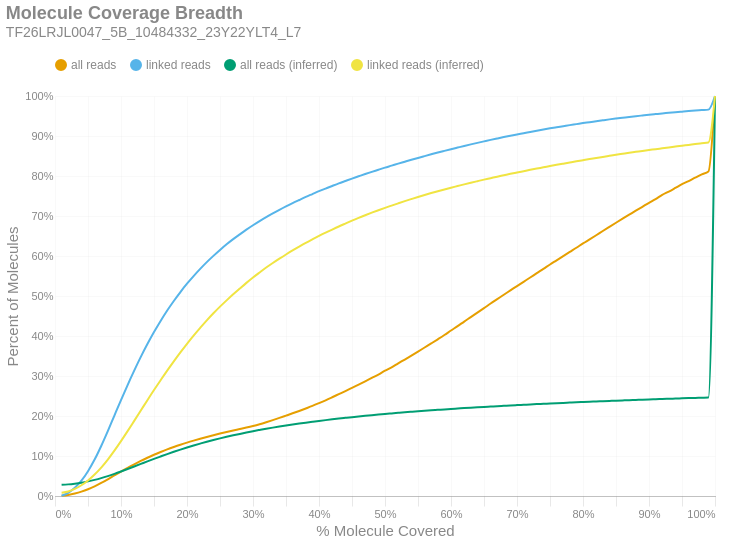

Write notebook code for a chart like this one.
### Markdown cell above
### Molecule Read Coverage
This chart shows molecule coverage breadth as computed by the number of bases aligned to that molecule. In other words, "*how much of each unique long molecule is actually sequenced/aligned?*" Keep in mind there is a distinction between sequences and alignments, since some sequences belonging to a particular molecule may not align well and wouldn't appear in the alignment data. This chart also shows molecule coverage breadth as computed by the *inferred fragment* from which the aligned sequences originate. Unlike read coverage, this calculation takes into account the total insert size, including unsequenced gaps between the forward and reverse reads. Like the previous figures, these are cumulative percents.

### Code cell
if SKIPLR:
    print_html(f"Skipped")
else:
    binned_df = consolidated_hist(valids['coverage_bp'], mask, 0.01, True)
    binned_df_inf = consolidated_hist(valids['coverage_inserts'], mask, 0.01, True)
    binned_df = binned_df.with_columns(pl.lit(binned_df_inf['all reads (cumsum)']).alias('all reads (inferred)'))
    binned_df = binned_df.with_columns(pl.lit(binned_df_inf['linked reads (cumsum)']).alias('linked reads (inferred)'))
    binned_df = binned_df.with_columns(
        (pl.col('bin').cast(pl.Float64) + 0.01).alias('right_edge')
    )

    with SafeRender(binned_df):
        (
            density_plot(binned_df, 'Molecule Coverage Breadth', samplename, 'molcov', ['all reads (inferred)','linked reads (inferred)'])
            .encode(
                #x=alt.X('bin:Q', title="% Molecule Covered").axis(format = '%').scale(padding=0),
                x=alt.X('right_edge:Q', title="% Molecule Covered").axis(format='%').scale(padding=0),
                y=alt.Y('value:Q', title='Percent of Molecules')
                    .axis(format='%')
                    .stack(False)
                    .scale(domainMin=0, padding=0),
                color=alt.Color("key:N").scale(domain = ["all reads", "linked reads", "all reads (inferred)", "linked reads (inferred)"]),
                tooltip = [
                    alt.Tooltip("key:N", title = "Data Type"),
                    alt.Tooltip("range_label:N", title="% Molecule Covered"),
                    alt.Tooltip("value:Q", format = ".2%", title="% Molecules")
                ]
            )
        ).display()

### Figure 1 — Vega-Lite specification as saved in the notebook (floating-point values rounded to 4 significant figures)
{"width": "container", "height": 400, "config": {"title": {"anchor": "start", "dy": -15, "fontSize": 18, "color": "#888888", "subtitleColor": "#888888", "subtitleFontSize": 14}, "arc": {"fill": "#0072B2"}, "axis": {"domainColor": "#888888", "domainWidth": 0.5, "gridWidth": 0.2, "grid": false, "titleFontWeight": 400, "titleFontSize": 15, "labelFontSize": 11, "labelColor": "#888888", "tickColor": "#888888", "tickWidth": 0.2, "titleColor": "#888888"}, "axisBand": {"grid": false}, "axisX": {"grid": true, "tickSize": 10, "domainCap": "round"}, "axisY": {"domain": false, "grid": true, "tickSize": 0, "domainCap": "round"}, "background": "transparent", "header": {"labelFontSize": 15, "labelColor": "#888888", "titleFontSize": 15, "titleFontWeight": 600, "titleColor": "#888888"}, "legend": {"labelFont": "sans-serif", "labelFontSize": 12, "labelColor": "#888888", "symbolSize": 100, "symbolType": "circle", "titleFontSize": 12, "titlePadding": 10, "titleColor": "#888888", "title": null, "orient": "top"}, "range": {"category": ["#E69F00", "#56B4E9", "#009E73", "#F0E442", "#0072B2", "#D55E00", "#CC79A7", "#000000"], "diverging": ["#cfe8f3", "#a2d4ec", "#73bfe2", "#46abdb", "#1696d2", "#12719e"]}, "area": {"fill": "#0072B2", "fillOpacity": 0.7, "line": true, "strokeOpacity": 0.7}, "line": {"color": "#0072B2", "stroke": "#0072B2", "strokeWidth": 2}, "trail": {"color": "#0072B2", "stroke": "#0072B2", "strokeWidth": 0, "size": 1}, "point": {"filled": true, "fillOpacity": 1.0, "size": 95}, "text": {"color": "#888888", "fontSize": 11, "align": "right", "fontWeight": 400, "size": 11}, "bar": {"fill": "#0072B2", "stroke": null}, "view": {"stroke": null, "continuousWidth": 660, "continuousHeight": 400}}, "data": {"name": "data-7138152c2734a0d8418867a845131d57"}, "mark": {"type": "line", "interpolate": "monotone", "point": {"opacity": 0, "size": 275}}, "encoding": {"color": {"field": "key", "scale": {"domain": ["all reads", "linked reads", "all reads (inferred)", "linked reads (inferred)"]}, "type": "nominal"}, "tooltip": [{"field": "key", "title": "Data Type", "type": "nominal"}, {"field": "range_label", "title": "% Molecule Covered", "type": "nominal"}, {"field": "value", "format": ".2%", "title": "% Molecules", "type": "quantitative"}], "x": {"axis": {"format": "%"}, "field": "right_edge", "scale": {"padding": 0}, "title": "% Molecule Covered", "type": "quantitative"}, "y": {"axis": {"format": "%"}, "field": "value", "scale": {"domainMin": 0, "padding": 0}, "stack": false, "title": "Percent of Molecules", "type": "quantitative"}}, "params": [{"name": "param_c36ac31b6afebe62", "select": {"type": "point", "fields": ["key"]}, "bind": "legend"}], "title": {"text": "Molecule Coverage Breadth", "subtitle": "TF26LRJL0047_5B_10484332_23Y22YLT4_L7"}, "transform": [{"fold": ["all reads (cumsum)", "linked reads (cumsum)", "all reads (inferred)", "linked reads (inferred)"]}, {"calculate": "replace(datum.key, ' (cumsum)', '')", "as": "key"}, {"filter": {"param": "param_c36ac31b6afebe62"}}], "usermeta": {"embedOptions": {"downloadFileName": "TF26LRJL0047_5B_10484332_23Y22YLT4_L7.molcov"}}, "$schema": "https://vega.github.io/schema/vega-lite/v6.4.1.json", "datasets": {"data-7138152c2734a0d8418867a845131d57": [{"bin": "0.0", "interval": "0.0-0.01", "all reads": 0.0003567, "linked reads": 0.0007311, "all reads (cumsum)": 0.0003567, "linked reads (cumsum)": 0.0007311, "range_label": "0.0-0.01", "all reads (inferred)": 0.02806, "linked reads (inferred)": 0.007976, "right_edge": 0.01}, {"bin": "0.01", "interval": "0.01-0.02", "all reads": 0.002293, "linked reads": 0.007194, "all reads (cumsum)": 0.00265, "linked reads (cumsum)": 0.007925, "range_label": "0.01-0.02", "all reads (inferred)": 0.02907, "linked reads (inferred)": 0.01115, "right_edge": 0.02}, {"bin": "0.02", "interval": "0.02-0.03", "all reads": 0.003583, "linked reads": 0.01257, "all reads (cumsum)": 0.006233, "linked reads (cumsum)": 0.02049, "range_label": "0.02-0.03", "all reads (inferred)": 0.0309, "linked reads (inferred)": 0.01771, "right_edge": 0.03}, {"bin": "0.03", "interval": "0.03-0.04", "all reads": 0.004656, "linked reads": 0.01783, "all reads (cumsum)": 0.01089, "linked reads (cumsum)": 0.03833, "range_label": "0.03-0.04", "all reads (inferred)": 0.03335, "linked reads (inferred)": 0.0269, "right_edge": 0.04}, {"bin": "0.04", "interval": "0.04-0.05", "all reads": 0.005993, "linked reads": 0.02361, "all reads (cumsum)": 0.01688, "linked reads (cumsum)": 0.06194, "range_label": "0.04-0.05", "all reads (inferred)": 0.03656, "linked reads (inferred)": 0.03889, "right_edge": 0.05}, {"bin": "0.05", "interval": "0.05-0.06", "all reads": 0.00727, "linked reads": 0.02911, "all reads (cumsum)": 0.02415, "linked reads (cumsum)": 0.09104, "range_label": "0.05-0.06", "all reads (inferred)": 0.04035, "linked reads (inferred)": 0.0537, "right_edge": 0.06}, {"bin": "0.06", "interval": "0.06-0.07", "all reads": 0.008486, "linked reads": 0.03404, "all reads (cumsum)": 0.03264, "linked reads (cumsum)": 0.1251, "range_label": "0.06-0.07", "all reads (inferred)": 0.04475, "linked reads (inferred)": 0.07109, "right_edge": 0.07}, {"bin": "0.07", "interval": "0.07-0.08", "all reads": 0.009215, "linked reads": 0.03722, "all reads (cumsum)": 0.04185, "linked reads (cumsum)": 0.1623, "range_label": "0.07-0.08", "all reads (inferred)": 0.04979, "linked reads (inferred)": 0.0911, "right_edge": 0.08}, {"bin": "0.08", "interval": "0.08-0.09", "all reads": 0.009584, "linked reads": 0.03886, "all reads (cumsum)": 0.05144, "linked reads (cumsum)": 0.2012, "range_label": "0.08-0.09", "all reads (inferred)": 0.05534, "linked reads (inferred)": 0.1134, "right_edge": 0.09}, {"bin": "0.09", "interval": "0.09-0.1", "all reads": 0.00952, "linked reads": 0.03861, "all reads (cumsum)": 0.06096, "linked reads (cumsum)": 0.2398, "range_label": "0.09-0.1", "all reads (inferred)": 0.06127, "linked reads (inferred)": 0.1372, "right_edge": 0.1}, {"bin": "0.1", "interval": "0.1-0.11", "all reads": 0.009295, "linked reads": 0.03765, "all reads (cumsum)": 0.07025, "linked reads (cumsum)": 0.2774, "range_label": "0.1-0.11", "all reads (inferred)": 0.06745, "linked reads (inferred)": 0.1621, "right_edge": 0.11}, {"bin": "0.11", "interval": "0.11-0.12", "all reads": 0.008872, "linked reads": 0.03594, "all reads (cumsum)": 0.07912, "linked reads (cumsum)": 0.3134, "range_label": "0.11-0.12", "all reads (inferred)": 0.0738, "linked reads (inferred)": 0.1878, "right_edge": 0.12}, {"bin": "0.12", "interval": "0.12-0.13", "all reads": 0.008533, "linked reads": 0.03443, "all reads (cumsum)": 0.08766, "linked reads (cumsum)": 0.3478, "range_label": "0.12-0.13", "all reads (inferred)": 0.08018, "linked reads (inferred)": 0.2136, "right_edge": 0.13}, {"bin": "0.13", "interval": "0.13-0.14", "all reads": 0.007915, "linked reads": 0.03198, "all reads (cumsum)": 0.09557, "linked reads (cumsum)": 0.3798, "range_label": "0.13-0.14", "all reads (inferred)": 0.08657, "linked reads (inferred)": 0.2395, "right_edge": 0.14}, {"bin": "0.14", "interval": "0.14-0.15", "all reads": 0.007467, "linked reads": 0.03001, "all reads (cumsum)": 0.103, "linked reads (cumsum)": 0.4098, "range_label": "0.14-0.15", "all reads (inferred)": 0.09282, "linked reads (inferred)": 0.2649, "right_edge": 0.15}, {"bin": "0.15", "interval": "0.15-0.16", "all reads": 0.006955, "linked reads": 0.02788, "all reads (cumsum)": 0.11, "linked reads (cumsum)": 0.4377, "range_label": "0.15-0.16", "all reads (inferred)": 0.09883, "linked reads (inferred)": 0.2894, "right_edge": 0.16}, {"bin": "0.16", "interval": "0.16-0.17", "all reads": 0.006536, "linked reads": 0.02608, "all reads (cumsum)": 0.1165, "linked reads (cumsum)": 0.4637, "range_label": "0.16-0.17", "all reads (inferred)": 0.1048, "linked reads (inferred)": 0.3135, "right_edge": 0.17}, {"bin": "0.17", "interval": "0.17-0.18", "all reads": 0.00601, "linked reads": 0.02382, "all reads (cumsum)": 0.1225, "linked reads (cumsum)": 0.4876, "range_label": "0.17-0.18", "all reads (inferred)": 0.1105, "linked reads (inferred)": 0.3365, "right_edge": 0.18}, {"bin": "0.18", "interval": "0.18-0.19", "all reads": 0.005682, "linked reads": 0.02238, "all reads (cumsum)": 0.1282, "linked reads (cumsum)": 0.5099, "range_label": "0.18-0.19", "all reads (inferred)": 0.116, "linked reads (inferred)": 0.359, "right_edge": 0.19}, {"bin": "0.19", "interval": "0.19-0.2", "all reads": 0.005321, "linked reads": 0.02077, "all reads (cumsum)": 0.1335, "linked reads (cumsum)": 0.5307, "range_label": "0.19-0.2", "all reads (inferred)": 0.1213, "linked reads (inferred)": 0.3805, "right_edge": 0.2}, {"bin": "0.2", "interval": "0.2-0.21", "all reads": 0.004952, "linked reads": 0.01914, "all reads (cumsum)": 0.1385, "linked reads (cumsum)": 0.5498, "range_label": "0.2-0.21", "all reads (inferred)": 0.1263, "linked reads (inferred)": 0.4008, "right_edge": 0.21}, {"bin": "0.21", "interval": "0.21-0.22", "all reads": 0.004687, "linked reads": 0.01796, "all reads (cumsum)": 0.1432, "linked reads (cumsum)": 0.5678, "range_label": "0.21-0.22", "all reads (inferred)": 0.131, "linked reads (inferred)": 0.4202, "right_edge": 0.22}, {"bin": "0.22", "interval": "0.22-0.23", "all reads": 0.004495, "linked reads": 0.01685, "all reads (cumsum)": 0.1477, "linked reads (cumsum)": 0.5847, "range_label": "0.22-0.23", "all reads (inferred)": 0.1357, "linked reads (inferred)": 0.4391, "right_edge": 0.23}, {"bin": "0.23", "interval": "0.23-0.24", "all reads": 0.004277, "linked reads": 0.01562, "all reads (cumsum)": 0.152, "linked reads (cumsum)": 0.6003, "range_label": "0.23-0.24", "all reads (inferred)": 0.14, "linked reads (inferred)": 0.4567, "right_edge": 0.24}, {"bin": "0.24", "interval": "0.24-0.25", "all reads": 0.004118, "linked reads": 0.01489, "all reads (cumsum)": 0.1561, "linked reads (cumsum)": 0.6152, "range_label": "0.24-0.25", "all reads (inferred)": 0.1441, "linked reads (inferred)": 0.4734, "right_edge": 0.25}, {"bin": "0.25", "interval": "0.25-0.26", "all reads": 0.003947, "linked reads": 0.01411, "all reads (cumsum)": 0.16, "linked reads (cumsum)": 0.6293, "range_label": "0.25-0.26", "all reads (inferred)": 0.148, "linked reads (inferred)": 0.4891, "right_edge": 0.26}, {"bin": "0.26", "interval": "0.26-0.27", "all reads": 0.003727, "linked reads": 0.01294, "all reads (cumsum)": 0.1637, "linked reads (cumsum)": 0.6422, "range_label": "0.26-0.27", "all reads (inferred)": 0.1517, "linked reads (inferred)": 0.5042, "right_edge": 0.27}, {"bin": "0.27", "interval": "0.27-0.28", "all reads": 0.003594, "linked reads": 0.01197, "all reads (cumsum)": 0.1673, "linked reads (cumsum)": 0.6542, "range_label": "0.27-0.28", "all reads (inferred)": 0.1552, "linked reads (inferred)": 0.5186, "right_edge": 0.28}, {"bin": "0.28", "interval": "0.28-0.29", "all reads": 0.003679, "linked reads": 0.01164, "all reads (cumsum)": 0.171, "linked reads (cumsum)": 0.6658, "range_label": "0.28-0.29", "all reads (inferred)": 0.1587, "linked reads (inferred)": 0.5328, "right_edge": 0.29}, {"bin": "0.29", "interval": "0.29-0.3", "all reads": 0.004, "linked reads": 0.01099, "all reads (cumsum)": 0.175, "linked reads (cumsum)": 0.6768, "range_label": "0.29-0.3", "all reads (inferred)": 0.162, "linked reads (inferred)": 0.5463, "right_edge": 0.3}, {"bin": "0.3", "interval": "0.3-0.31", "all reads": 0.004477, "linked reads": 0.01039, "all reads (cumsum)": 0.1795, "linked reads (cumsum)": 0.6872, "range_label": "0.3-0.31", "all reads (inferred)": 0.1652, "linked reads (inferred)": 0.5589, "right_edge": 0.31}, {"bin": "0.31", "interval": "0.31-0.32", "all reads": 0.004967, "linked reads": 0.00982, "all reads (cumsum)": 0.1845, "linked reads (cumsum)": 0.697, "range_label": "0.31-0.32", "all reads (inferred)": 0.1682, "linked reads (inferred)": 0.5711, "right_edge": 0.32}, {"bin": "0.32", "interval": "0.32-0.33", "all reads": 0.005251, "linked reads": 0.009321, "all reads (cumsum)": 0.1897, "linked reads (cumsum)": 0.7064, "range_label": "0.32-0.33", "all reads (inferred)": 0.171, "linked reads (inferred)": 0.5825, "right_edge": 0.33}, {"bin": "0.33", "interval": "0.33-0.34", "all reads": 0.005481, "linked reads": 0.008984, "all reads (cumsum)": 0.1952, "linked reads (cumsum)": 0.7154, "range_label": "0.33-0.34", "all reads (inferred)": 0.1736, "linked reads (inferred)": 0.5933, "right_edge": 0.34}, {"bin": "0.34", "interval": "0.34-0.35", "all reads": 0.005733, "linked reads": 0.008626, "all reads (cumsum)": 0.2009, "linked reads (cumsum)": 0.724, "range_label": "0.34-0.35", "all reads (inferred)": 0.1762, "linked reads (inferred)": 0.6038, "right_edge": 0.35}, {"bin": "0.35", "interval": "0.35-0.36", "all reads": 0.005779, "linked reads": 0.008193, "all reads (cumsum)": 0.2067, "linked reads (cumsum)": 0.7322, "range_label": "0.35-0.36", "all reads (inferred)": 0.1787, "linked reads (inferred)": 0.6139, "right_edge": 0.36}, {"bin": "0.36", "interval": "0.36-0.37", "all reads": 0.005932, "linked reads": 0.00784, "all reads (cumsum)": 0.2126, "linked reads (cumsum)": 0.74, "range_label": "0.36-0.37", "all reads (inferred)": 0.1811, "linked reads (inferred)": 0.6235, "right_edge": 0.37}, {"bin": "0.37", "interval": "0.37-0.38", "all reads": 0.006199, "linked reads": 0.007701, "all reads (cumsum)": 0.2188, "linked reads (cumsum)": 0.7477, "range_label": "0.37-0.38", "all reads (inferred)": 0.1834, "linked reads (inferred)": 0.6328, "right_edge": 0.38}, {"bin": "0.38", "interval": "0.38-0.39", "all reads": 0.006346, "linked reads": 0.00717, "all reads (cumsum)": 0.2252, "linked reads (cumsum)": 0.7549, "range_label": "0.38-0.39", "all reads (inferred)": 0.1856, "linked reads (inferred)": 0.6416, "right_edge": 0.39}, {"bin": "0.39", "interval": "0.39-0.4", "all reads": 0.006886, "linked reads": 0.007146, "all reads (cumsum)": 0.2321, "linked reads (cumsum)": 0.762, "range_label": "0.39-0.4", "all reads (inferred)": 0.1877, "linked reads (inferred)": 0.6502, "right_edge": 0.4}, {"bin": "0.4", "interval": "0.4-0.41", "all reads": 0.007154, "linked reads": 0.006563, "all reads (cumsum)": 0.2392, "linked reads (cumsum)": 0.7686, "range_label": "0.4-0.41", "all reads (inferred)": 0.1897, "linked reads (inferred)": 0.6583, "right_edge": 0.41}, {"bin": "0.41", "interval": "0.41-0.42", "all reads": 0.007605, "linked reads": 0.006529, "all reads (cumsum)": 0.2468, "linked reads (cumsum)": 0.7751, "range_label": "0.41-0.42", "all reads (inferred)": 0.1916, "linked reads (inferred)": 0.6662, "right_edge": 0.42}, {"bin": "0.42", "interval": "0.42-0.43", "all reads": 0.007794, "linked reads": 0.006405, "all reads (cumsum)": 0.2546, "linked reads (cumsum)": 0.7815, "range_label": "0.42-0.43", "all reads (inferred)": 0.1935, "linked reads (inferred)": 0.6738, "right_edge": 0.43}, {"bin": "0.43", "interval": "0.43-0.44", "all reads": 0.007778, "linked reads": 0.006037, "all reads (cumsum)": 0.2624, "linked reads (cumsum)": 0.7876, "range_label": "0.43-0.44", "all reads (inferred)": 0.1953, "linked reads (inferred)": 0.6811, "right_edge": 0.44}, {"bin": "0.44", "interval": "0.44-0.45", "all reads": 0.007996, "linked reads": 0.006008, "all reads (cumsum)": 0.2704, "linked reads (cumsum)": 0.7936, "range_label": "0.44-0.45", "all reads (inferred)": 0.1971, "linked reads (inferred)": 0.6883, "right_edge": 0.45}, {"bin": "0.45", "interval": "0.45-0.46", "all reads": 0.008037, "linked reads": 0.005691, "all reads (cumsum)": 0.2784, "linked reads (cumsum)": 0.7993, "range_label": "0.45-0.46", "all reads (inferred)": 0.1988, "linked reads (inferred)": 0.6953, "right_edge": 0.46}, {"bin": "0.46", "interval": "0.46-0.47", "all reads": 0.008205, "linked reads": 0.005667, "all reads (cumsum)": 0.2866, "linked reads (cumsum)": 0.8049, "range_label": "0.46-0.47", "all reads (inferred)": 0.2005, "linked reads (inferred)": 0.7019, "right_edge": 0.47}, {"bin": "0.47", "interval": "0.47-0.48", "all reads": 0.008449, "linked reads": 0.005416, "all reads (cumsum)": 0.2951, "linked reads (cumsum)": 0.8103, "range_label": "0.47-0.48", "all reads (inferred)": 0.2021, "linked reads (inferred)": 0.7083, "right_edge": 0.48}, {"bin": "0.48", "interval": "0.48-0.49", "all reads": 0.008509, "linked reads": 0.005227, "all reads (cumsum)": 0.3036, "linked reads (cumsum)": 0.8156, "range_label": "0.48-0.49", "all reads (inferred)": 0.2036, "linked reads (inferred)": 0.7145, "right_edge": 0.49}, {"bin": "0.49", "interval": "0.49-0.5", "all reads": 0.009581, "linked reads": 0.00532, "all reads (cumsum)": 0.3132, "linked reads (cumsum)": 0.8209, "range_label": "0.49-0.5", "all reads (inferred)": 0.2051, "linked reads (inferred)": 0.7204, "right_edge": 0.5}, {"bin": "0.5", "interval": "0.5-0.51", "all reads": 0.00858, "linked reads": 0.004964, "all reads (cumsum)": 0.3218, "linked reads (cumsum)": 0.8259, "range_label": "0.5-0.51", "all reads (inferred)": 0.2065, "linked reads (inferred)": 0.7261, "right_edge": 0.51}, {"bin": "0.51", "interval": "0.51-0.52", "all reads": 0.009845, "linked reads": 0.00505, "all reads (cumsum)": 0.3316, "linked reads (cumsum)": 0.8309, "range_label": "0.51-0.52", "all reads (inferred)": 0.2079, "linked reads (inferred)": 0.7317, "right_edge": 0.52}, {"bin": "0.52", "interval": "0.52-0.53", "all reads": 0.009595, "linked reads": 0.004829, "all reads (cumsum)": 0.3412, "linked reads (cumsum)": 0.8357, "range_label": "0.52-0.53", "all reads (inferred)": 0.2092, "linked reads (inferred)": 0.7372, "right_edge": 0.53}, {"bin": "0.53", "interval": "0.53-0.54", "all reads": 0.009878, "linked reads": 0.004796, "all reads (cumsum)": 0.3511, "linked reads (cumsum)": 0.8405, "range_label": "0.53-0.54", "all reads (inferred)": 0.2106, "linked reads (inferred)": 0.7424, "right_edge": 0.54}, {"bin": "0.54", "interval": "0.54-0.55", "all reads": 0.009897, "linked reads": 0.004668, "all reads (cumsum)": 0.361, "linked reads (cumsum)": 0.8452, "range_label": "0.54-0.55", "all reads (inferred)": 0.2118, "linked reads (inferred)": 0.7476, "right_edge": 0.55}, {"bin": "0.55", "interval": "0.55-0.56", "all reads": 0.01025, "linked reads": 0.004527, "all reads (cumsum)": 0.3712, "linked reads (cumsum)": 0.8497, "range_label": "0.55-0.56", "all reads (inferred)": 0.2131, "linked reads (inferred)": 0.7526, "right_edge": 0.56}, {"bin": "0.56", "interval": "0.56-0.57", "all reads": 0.01022, "linked reads": 0.004485, "all reads (cumsum)": 0.3814, "linked reads (cumsum)": 0.8542, "range_label": "0.56-0.57", "all reads (inferred)": 0.2143, "linked reads (inferred)": 0.7573, "right_edge": 0.57}, {"bin": "0.57", "interval": "0.57-0.58", "all reads": 0.01035, "linked reads": 0.004448, "all reads (cumsum)": 0.3918, "linked reads (cumsum)": 0.8587, "range_label": "0.57-0.58", "all reads (inferred)": 0.2154, "linked reads (inferred)": 0.7618, "right_edge": 0.58}, {"bin": "0.58", "interval": "0.58-0.59", "all reads": 0.01063, "linked reads": 0.004212, "all reads (cumsum)": 0.4024, "linked reads (cumsum)": 0.8629, "range_label": "0.58-0.59", "all reads (inferred)": 0.2165, "linked reads (inferred)": 0.7664, "right_edge": 0.59}, {"bin": "0.59", "interval": "0.59-0.6", "all reads": 0.01127, "linked reads": 0.004151, "all reads (cumsum)": 0.4137, "linked reads (cumsum)": 0.867, "range_label": "0.59-0.6", "all reads (inferred)": 0.2176, "linked reads (inferred)": 0.7708, "right_edge": 0.6}, {"bin": "0.6", "interval": "0.6-0.61", "all reads": 0.0109, "linked reads": 0.00406, "all reads (cumsum)": 0.4246, "linked reads (cumsum)": 0.8711, "range_label": "0.6-0.61", "all reads (inferred)": 0.2187, "linked reads (inferred)": 0.7749, "right_edge": 0.61}, {"bin": "0.61", "interval": "0.61-0.62", "all reads": 0.01152, "linked reads": 0.00404, "all reads (cumsum)": 0.4361, "linked reads (cumsum)": 0.8751, "range_label": "0.61-0.62", "all reads (inferred)": 0.2197, "linked reads (inferred)": 0.7791, "right_edge": 0.62}, {"bin": "0.62", "interval": "0.62-0.63", "all reads": 0.01113, "linked reads": 0.003899, "all reads (cumsum)": 0.4472, "linked reads (cumsum)": 0.879, "range_label": "0.62-0.63", "all reads (inferred)": 0.2207, "linked reads (inferred)": 0.7831, "right_edge": 0.63}, {"bin": "0.63", "interval": "0.63-0.64", "all reads": 0.0113, "linked reads": 0.003833, "all reads (cumsum)": 0.4585, "linked reads (cumsum)": 0.8829, "range_label": "0.63-0.64", "all reads (inferred)": 0.2217, "linked reads (inferred)": 0.7871, "right_edge": 0.64}, {"bin": "0.64", "interval": "0.64-0.65", "all reads": 0.01111, "linked reads": 0.003757, "all reads (cumsum)": 0.4697, "linked reads (cumsum)": 0.8866, "range_label": "0.64-0.65", "all reads (inferred)": 0.2227, "linked reads (inferred)": 0.7909, "right_edge": 0.65}, {"bin": "0.65", "interval": "0.65-0.66", "all reads": 0.01148, "linked reads": 0.003719, "all reads (cumsum)": 0.4811, "linked reads (cumsum)": 0.8903, "range_label": "0.65-0.66", "all reads (inferred)": 0.2236, "linked reads (inferred)": 0.7946, "right_edge": 0.66}, {"bin": "0.66", "interval": "0.66-0.67", "all reads": 0.01096, "linked reads": 0.003491, "all reads (cumsum)": 0.4921, "linked reads (cumsum)": 0.8938, "range_label": "0.66-0.67", "all reads (inferred)": 0.2246, "linked reads (inferred)": 0.7983, "right_edge": 0.67}, {"bin": "0.67", "interval": "0.67-0.68", "all reads": 0.01109, "linked reads": 0.003429, "all reads (cumsum)": 0.5032, "linked reads (cumsum)": 0.8972, "range_label": "0.67-0.68", "all reads (inferred)": 0.2255, "linked reads (inferred)": 0.8018, "right_edge": 0.68}, {"bin": "0.68", "interval": "0.68-0.69", "all reads": 0.01077, "linked reads": 0.003295, "all reads (cumsum)": 0.514, "linked reads (cumsum)": 0.9005, "range_label": "0.68-0.69", "all reads (inferred)": 0.2264, "linked reads (inferred)": 0.8054, "right_edge": 0.69}, {"bin": "0.69", "interval": "0.69-0.7", "all reads": 0.0109, "linked reads": 0.00326, "all reads (cumsum)": 0.5249, "linked reads (cumsum)": 0.9038, "range_label": "0.69-0.7", "all reads (inferred)": 0.2272, "linked reads (inferred)": 0.8087, "right_edge": 0.7}, {"bin": "0.7", "interval": "0.7-0.71", "all reads": 0.01066, "linked reads": 0.003127, "all reads (cumsum)": 0.5355, "linked reads (cumsum)": 0.9069, "range_label": "0.7-0.71", "all reads (inferred)": 0.2281, "linked reads (inferred)": 0.8121, "right_edge": 0.71}, {"bin": "0.71", "interval": "0.71-0.72", "all reads": 0.01064, "linked reads": 0.003198, "all reads (cumsum)": 0.5462, "linked reads (cumsum)": 0.9101, "range_label": "0.71-0.72", "all reads (inferred)": 0.2289, "linked reads (inferred)": 0.8154, "right_edge": 0.72}, {"bin": "0.72", "interval": "0.72-0.73", "all reads": 0.01091, "linked reads": 0.00316, "all reads (cumsum)": 0.5571, "linked reads (cumsum)": 0.9133, "range_label": "0.72-0.73", "all reads (inferred)": 0.2297, "linked reads (inferred)": 0.8186, "right_edge": 0.73}, {"bin": "0.73", "interval": "0.73-0.74", "all reads": 0.01067, "linked reads": 0.003033, "all reads (cumsum)": 0.5677, "linked reads (cumsum)": 0.9163, "range_label": "0.73-0.74", "all reads (inferred)": 0.2305, "linked reads (inferred)": 0.8216, "right_edge": 0.74}, {"bin": "0.74", "interval": "0.74-0.75", "all reads": 0.01107, "linked reads": 0.002888, "all reads (cumsum)": 0.5788, "linked reads (cumsum)": 0.9192, "range_label": "0.74-0.75", "all reads (inferred)": 0.2313, "linked reads (inferred)": 0.8248, "right_edge": 0.75}, {"bin": "0.75", "interval": "0.75-0.76", "all reads": 0.01036, "linked reads": 0.002681, "all reads (cumsum)": 0.5892, "linked reads (cumsum)": 0.9219, "range_label": "0.75-0.76", "all reads (inferred)": 0.232, "linked reads (inferred)": 0.8279, "right_edge": 0.76}, {"bin": "0.76", "interval": "0.76-0.77", "all reads": 0.01051, "linked reads": 0.002619, "all reads (cumsum)": 0.5997, "linked reads (cumsum)": 0.9245, "range_label": "0.76-0.77", "all reads (inferred)": 0.2328, "linked reads (inferred)": 0.8308, "right_edge": 0.77}, {"bin": "0.77", "interval": "0.77-0.78", "all reads": 0.01047, "linked reads": 0.002658, "all reads (cumsum)": 0.6102, "linked reads (cumsum)": 0.9272, "range_label": "0.77-0.78", "all reads (inferred)": 0.2335, "linked reads (inferred)": 0.8338, "right_edge": 0.78}, {"bin": "0.78", "interval": "0.78-0.79", "all reads": 0.0104, "linked reads": 0.00252, "all reads (cumsum)": 0.6206, "linked reads (cumsum)": 0.9297, "range_label": "0.78-0.79", "all reads (inferred)": 0.2343, "linked reads (inferred)": 0.8367, "right_edge": 0.79}, {"bin": "0.79", "interval": "0.79-0.8", "all reads": 0.01092, "linked reads": 0.002574, "all reads (cumsum)": 0.6315, "linked reads (cumsum)": 0.9323, "range_label": "0.79-0.8", "all reads (inferred)": 0.235, "linked reads (inferred)": 0.8395, "right_edge": 0.8}, {"bin": "0.8", "interval": "0.8-0.81", "all reads": 0.01007, "linked reads": 0.002299, "all reads (cumsum)": 0.6415, "linked reads (cumsum)": 0.9346, "range_label": "0.8-0.81", "all reads (inferred)": 0.2357, "linked reads (inferred)": 0.8423, "right_edge": 0.81}, {"bin": "0.81", "interval": "0.81-0.82", "all reads": 0.01032, "linked reads": 0.002395, "all reads (cumsum)": 0.6519, "linked reads (cumsum)": 0.937, "range_label": "0.81-0.82", "all reads (inferred)": 0.2364, "linked reads (inferred)": 0.8449, "right_edge": 0.82}, {"bin": "0.82", "interval": "0.82-0.83", "all reads": 0.01066, "linked reads": 0.002334, "all reads (cumsum)": 0.6625, "linked reads (cumsum)": 0.9393, "range_label": "0.82-0.83", "all reads (inferred)": 0.2371, "linked reads (inferred)": 0.8477, "right_edge": 0.83}, {"bin": "0.83", "interval": "0.83-0.84", "all reads": 0.01032, "linked reads": 0.002265, "all reads (cumsum)": 0.6729, "linked reads (cumsum)": 0.9416, "range_label": "0.83-0.84", "all reads (inferred)": 0.2377, "linked reads (inferred)": 0.8503, "right_edge": 0.84}, {"bin": "0.84", "interval": "0.84-0.85", "all reads": 0.01022, "linked reads": 0.002064, "all reads (cumsum)": 0.6831, "linked reads (cumsum)": 0.9436, "range_label": "0.84-0.85", "all reads (inferred)": 0.2384, "linked reads (inferred)": 0.853, "right_edge": 0.85}, {"bin": "0.85", "interval": "0.85-0.86", "all reads": 0.01013, "linked reads": 0.001969, "all reads (cumsum)": 0.6932, "linked reads (cumsum)": 0.9456, "range_label": "0.85-0.86", "all reads (inferred)": 0.239, "linked reads (inferred)": 0.8555, "right_edge": 0.86}, {"bin": "0.86", "interval": "0.86-0.87", "all reads": 0.009985, "linked reads": 0.00199, "all reads (cumsum)": 0.7032, "linked reads (cumsum)": 0.9476, "range_label": "0.86-0.87", "all reads (inferred)": 0.2397, "linked reads (inferred)": 0.858, "right_edge": 0.87}, {"bin": "0.87", "interval": "0.87-0.88", "all reads": 0.01005, "linked reads": 0.001904, "all reads (cumsum)": 0.7132, "linked reads (cumsum)": 0.9495, "range_label": "0.87-0.88", "all reads (inferred)": 0.2403, "linked reads (inferred)": 0.8603, "right_edge": 0.88}, {"bin": "0.88", "interval": "0.88-0.89", "all reads": 0.009818, "linked reads": 0.001813, "all reads (cumsum)": 0.7231, "linked reads (cumsum)": 0.9513, "range_label": "0.88-0.89", "all reads (inferred)": 0.2409, "linked reads (inferred)": 0.8628, "right_edge": 0.89}, {"bin": "0.89", "interval": "0.89-0.9", "all reads": 0.009971, "linked reads": 0.001792, "all reads (cumsum)": 0.733, "linked reads (cumsum)": 0.9531, "range_label": "0.89-0.9", "all reads (inferred)": 0.2415, "linked reads (inferred)": 0.865, "right_edge": 0.9}, {"bin": "0.9", "interval": "0.9-0.91", "all reads": 0.009216, "linked reads": 0.001685, "all reads (cumsum)": 0.7422, "linked reads (cumsum)": 0.9548, "range_label": "0.9-0.91", "all reads (inferred)": 0.242, "linked reads (inferred)": 0.867, "right_edge": 0.91}, {"bin": "0.91", "interval": "0.91-0.92", "all reads": 0.0104, "linked reads": 0.001664, "all reads (cumsum)": 0.7526, "linked reads (cumsum)": 0.9564, "range_label": "0.91-0.92", "all reads (inferred)": 0.2425, "linked reads (inferred)": 0.8692, "right_edge": 0.92}, {"bin": "0.92", "interval": "0.92-0.93", "all reads": 0.008456, "linked reads": 0.001434, "all reads (cumsum)": 0.7611, "linked reads (cumsum)": 0.9579, "range_label": "0.92-0.93", "all reads (inferred)": 0.2431, "linked reads (inferred)": 0.8714, "right_edge": 0.93}, {"bin": "0.93", "interval": "0.93-0.94", "all reads": 0.009161, "linked reads": 0.001545, "all reads (cumsum)": 0.7703, "linked reads (cumsum)": 0.9594, "range_label": "0.93-0.94", "all reads (inferred)": 0.2436, "linked reads (inferred)": 0.8735, "right_edge": 0.94}, {"bin": "0.94", "interval": "0.94-0.95", "all reads": 0.009323, "linked reads": 0.001435, "all reads (cumsum)": 0.7796, "linked reads (cumsum)": 0.9608, "range_label": "0.94-0.95", "all reads (inferred)": 0.2442, "linked reads (inferred)": 0.8756, "right_edge": 0.95}, {"bin": "0.95", "interval": "0.95-0.96", "all reads": 0.007801, "linked reads": 0.001404, "all reads (cumsum)": 0.7874, "linked reads (cumsum)": 0.9623, "range_label": "0.95-0.96", "all reads (inferred)": 0.2447, "linked reads (inferred)": 0.8777, "right_edge": 0.96}, {"bin": "0.96", "interval": "0.96-0.97", "all reads": 0.008507, "linked reads": 0.001273, "all reads (cumsum)": 0.7959, "linked reads (cumsum)": 0.9635, "range_label": "0.96-0.97", "all reads (inferred)": 0.2452, "linked reads (inferred)": 0.8798, "right_edge": 0.97}, {"bin": "0.97", "interval": "0.97-0.98", "all reads": 0.008246, "linked reads": 0.001178, "all reads (cumsum)": 0.8041, "linked reads (cumsum)": 0.9647, "range_label": "0.97-0.98", "all reads (inferred)": 0.2458, "linked reads (inferred)": 0.8817, "right_edge": 0.98}, {"bin": "0.98", "interval": "0.98-0.99", "all reads": 0.006918, "linked reads": 0.001223, "all reads (cumsum)": 0.8111, "linked reads (cumsum)": 0.9659, "range_label": "0.98-0.99", "all reads (inferred)": 0.2463, "linked reads (inferred)": 0.8837, "right_edge": 0.99}, {"bin": "0.99", "interval": "0.99-1.0", "all reads": 0.1889, "linked reads": 0.03407, "all reads (cumsum)": 1.0, "linked reads (cumsum)": 1.0, "range_label": "0.99-1.0", "all reads (inferred)": 1.0, "linked reads (inferred)": 1.0, "right_edge": 1.0}]}}
